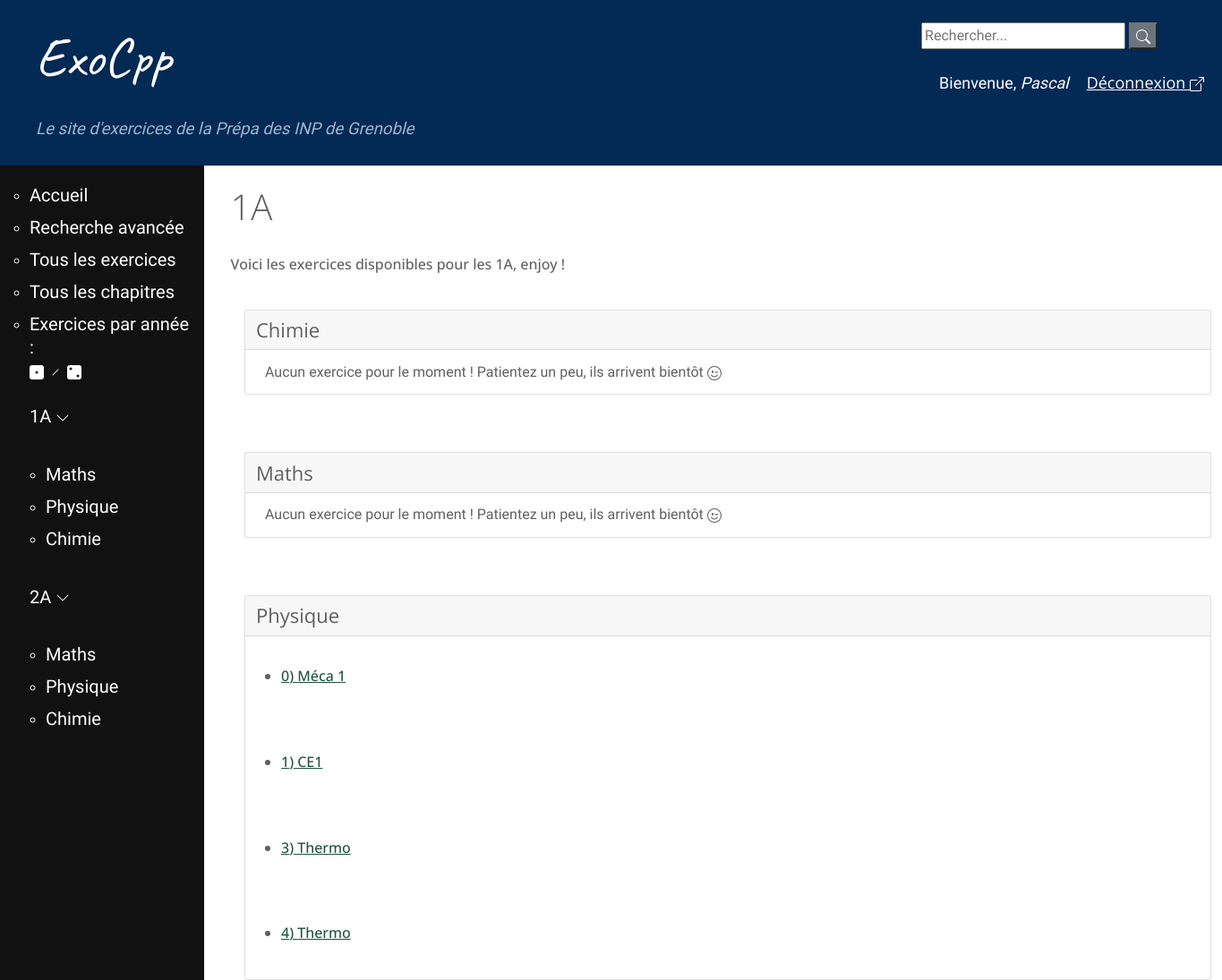
Page /1A (signed in) on the earlier database version.
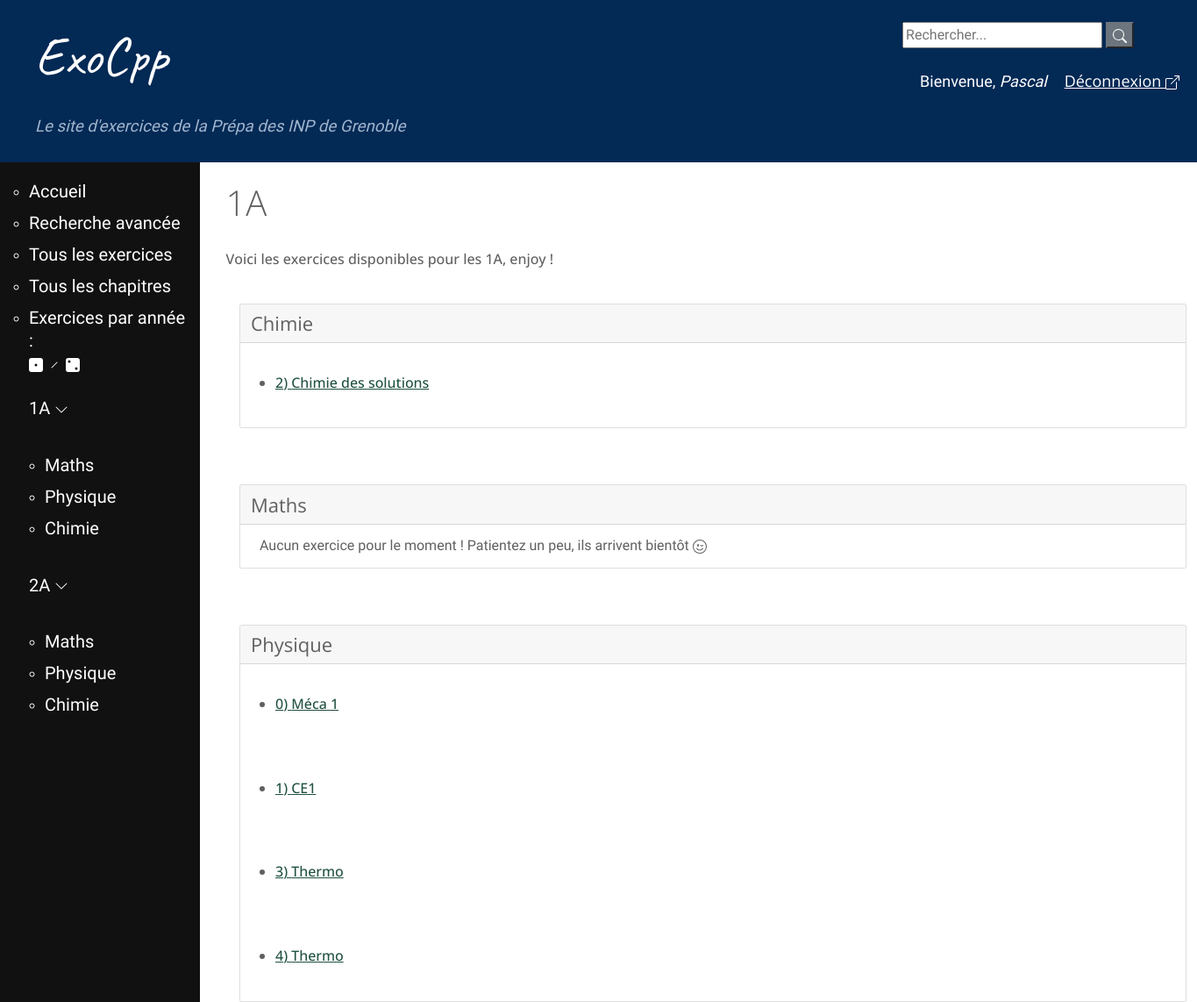
Same page on the later database version.
### exo/models.py (models this page shows, shortened)
class Chapitre(models.Model):
    annee = models.CharField(max_length=2, choices = [('1A', 'Première année'),
        ('2A', 'Deuxième année')])
    matiere = models.CharField(max_length=40, choices = MATIERES)
    nom = models.CharField(max_length=200, null=False, unique=True)
    numero = models.IntegerField(null=True, error_messages={"invalid_choice" : "Ce numéro de chapitre existe déjà."},
        help_text="Vous pouvez numéroter le chapitre/module \
        pour permettre un classement dans l'ordre du programme (recommandé, \
        la valeur par défaut est 1)", default=1, unique=True)
    def get_absolute_url(self):
        return reverse('chapitre-details', args=[str(self.id)])

### exo/views.py (the view)
# urls.py: path('1A', views.all_1A, name="1A"),
@login_required(login_url='login')
def all_1A(request):
	prem_list = Chapitre.objects.filter(annee='1A').order_by('matiere', 'numero')
	m_list = Chapitre.objects.filter(annee='1A').filter(matiere='Maths').order_by('numero')
	p_list = Chapitre.objects.filter(annee='1A', matiere='Physique').order_by('numero')
	c_list = Chapitre.objects.filter(annee='1A', matiere='Chimie').order_by('numero')
	return render(request, 'exo/1A.html', {'prem_list' : prem_list, 'm_list' : m_list,
		'p_list' : p_list, 'c_list' : c_list})

### exo/templates/exo/1A.html (shortened to what this page needs)
{% extends 'base_generic.html' %}
{% block content %}
	<h1>1A</h1>
  	<h6>Voici les exercices disponibles pour les 1A, enjoy !</h6>
		<div class="container-fluid">
		<div class="card">
			  <h4 class="card-header">Chimie</h4>
			  {% if c_list.count == 0 %}
	  			<div class="card-body">
	  			Aucun exercice pour le moment ! Patientez un peu, ils arrivent bientôt {% include './icons/emoji-wink.svg'%}
	  			</div>
			  {% endif %}
			{% for chapitre in c_list %}
				<div class="card-body">
			    	<h6 class="card-title"><ul><li><a href="{{ chapitre.get_absolute_url }}">{{ chapitre.numero }}) {{ chapitre.nom }}</a></li></ul></h6>
			  	</div>
			{% endfor %}
		</div>
		</div>
		<br/>
		<div class="container-fluid">
		<div class="card">
			  <h4 class="card-header">Maths</h4>
			  {% if m_list.count == 0 %}
	  			<div class="card-body">
	  			Aucun exercice pour le moment ! Patientez un peu, ils arrivent bientôt {% include './icons/emoji-wink.svg'%}
	  			</div>
			  {% endif %}
		</div>
		</div>
		<br/>
		<div class="container-fluid">
		<div class="card">
			  <h4 class="card-header">Physique</h4>
			{% for chapitre in p_list %}
				<div class="card-body">
			    	<h6 class="card-title"><ul><li><a href="{{ chapitre.get_absolute_url }}">{{ chapitre.numero }}) {{ chapitre.nom }}</a></li></ul></h6>
			  	</div>
			{% endfor %}
		</div>
		</div>
	</div>
{% endblock %}

Differences in the rows shown:
added Chapitre: numero "2", nom "Chimie des solutions", shown under "Chimie"
Other differences:
text no longer shown: "Aucun exercice pour le moment ! Patientez un peu, ils arrivent bientôt"
